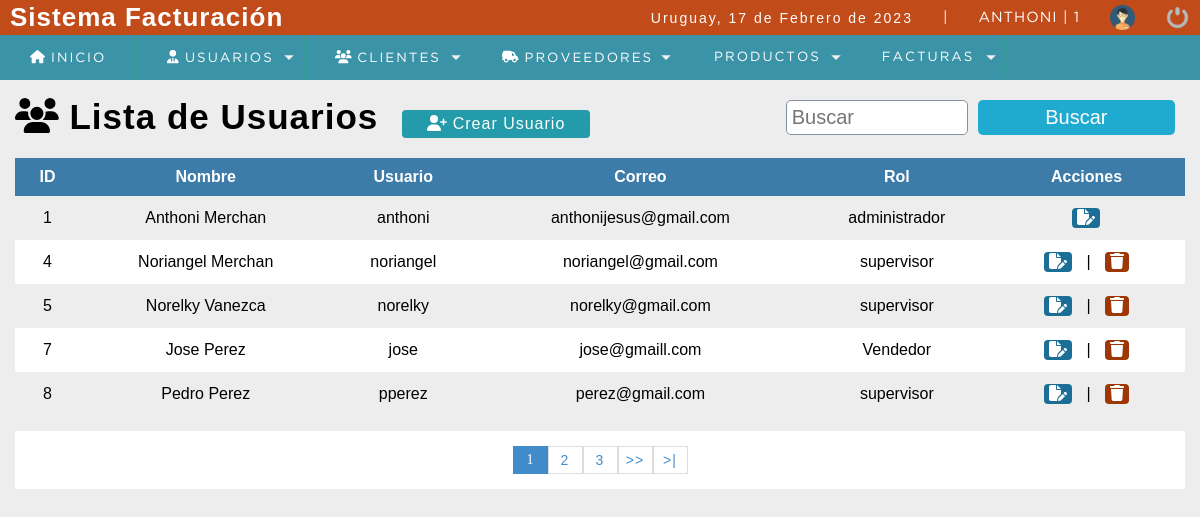
The page /sistema/lista_usuario.php (signed in) on the database its author committed.
### tables this page shows
CREATE TABLE `usuario` (
  `idusuario` int(11) NOT NULL,
  `nombre` varchar(50) DEFAULT NULL,
  `correo` varchar(100) DEFAULT NULL,
  `usuario` varchar(15) DEFAULT NULL,
  `clave` varchar(100) DEFAULT NULL,
  `rol` int(11) DEFAULT NULL,
  `estatus` int(11) NOT NULL DEFAULT 1
);

CREATE TABLE `rol` (
  `idrol` int(11) NOT NULL,
  `rol` varchar(20) DEFAULT NULL
);

### sistema/includes/functions.php (called while the page is built, shortened)
<?php
	function fechaC(){
		$mes = array("","Enero",
					  "Febrero",
					  "Marzo",
					  "Abril",
					  "Mayo",
					  "Junio",
					  "Julio",
					  "Agosto",
					  "Septiembre",
					  "Octubre",
					  "Noviembre",
					  "Diciembre");
		return date('d')." de ". $mes[date('n')] . " de " . date('Y');
	}
 ?>

### sistema/lista_usuario.php (the view, shortened to what this page needs)
<?php
	include "../conexion.php";
 ?>
<!DOCTYPE html>
<html lang="en">
<head>
	<?php include "includes/scripts.php"; ?>
</head>
<body>
	<?php include "includes/header.php"; ?>
	<section id="container">
			<h1><i class="fa-solid fa-users"></i> Lista de Usuarios</h1>
			<a href="registro_usuario.php" class="btn_new"><i class="fa-sharp fa-solid fa-user-plus"></i> Crear Usuario</a>
			<form action="buscar_usuario.php" method="get" class="form_search">
				<input type="text" name="busqueda" id="busqueda" placeholder="Buscar">
				<input type="submit" value="Buscar" class="btn_search">
			</form>
			<table>
				<tr>
					<th>ID</th>
					<th>Nombre</th>
					<th>Usuario</th>
					<th>Correo</th>
					<th>Rol</th>
					<th>Acciones</th>
				</tr>
				<?php
				$sql_register = mysqli_query($conection, "SELECT COUNT(*) as total_registro FROM usuario WHERE estatus = 1");
				$result_register = mysqli_fetch_array($sql_register);
				$total_registro = $result_register['total_registro'];
				$por_pagina = 5;
				if(empty($_GET['pagina']))
				{
					$pagina = 1;
				}else{
					$pagina = $_GET['pagina'];
				}
				$desde = ($pagina -1) * $por_pagina;
				$total_pagina = ceil($total_registro / $por_pagina);
					$query = mysqli_query($conection,"SELECT u.idusuario, u.nombre, u.correo, u.usuario, r.rol FROM usuario u INNER JOIN rol r ON u.rol = r.idrol WHERE estatus =1 ORDER BY u.idusuario LIMIT $desde,$por_pagina");
					$result = mysqli_num_rows($query);
					if($result > 0){
						while ($data = mysqli_fetch_array($query)) {
				?>
				<tr>
					<td><?php echo $data["idusuario"]; ?></td>
					<td><?php echo $data["nombre"]; ?></td>
					<td><?php echo $data["usuario"]; ?></td>
					<td><?php echo $data["correo"]; ?></td>
					<td><?php echo $data["rol"]; ?></td>
					<td>
						<a class="link_edit" href="editar_usuario.php?id=<?php echo $data["idusuario"];?>"><i class="fa-solid fa-file-pen"></i></a>
						<?php
							if($data['idusuario'] != 1){
						 ?>
						|
						<a class="link_delete" href="eliminar_confirmar_usuario.php?id=<?php echo $data["idusuario"];?>"><i class="fa-solid fa-trash"></i></a>
						<?php
							}
						 ?>
					</td>
				</tr>
				<?php
					}
					}
				 ?>
			</table>
			<div class="paginador">
				<ul>
				<?php
					for($i=1; $i <= $total_pagina; $i++){
						if($i == $pagina)
						{
							echo '<li class="pageSelected">'.$i.'</li>';
						}else{
							echo '<li><a href="?pagina='.$i.'">'.$i.'</a></li>';
						}
					}
					if($pagina != $total_pagina)
					{
				 ?>
					<li><a href="?pagina=<?php echo $pagina+1; ?>">>></a></li>
					<li><a href="?pagina=<?php echo $total_pagina; ?>">>|</a></li>
				<?php } ?>
				</ul>
			</div>
	</section>
</body>
</html>

### sistema/includes/scripts.php (shortened to what this page needs)
<link rel="stylesheet" type="text/css" href="css/style.css">
<?php include "functions.php"; ?>

### sistema/includes/header.php (shortened to what this page needs)
<header>
	<div class="header">
		<h1>Sistema Facturación</h1>
		<div class="optionsBar">
			<p>Uruguay, <?php echo fechaC(); ?></p>
			<span>|</span>
			<span class="user"><?php echo $_SESSION['user'].' | '.$_SESSION['rol']; ?></span>
			<img class="photouser" src="img/user.png" alt="Usuario">
			<a href="salir.php"><img class="close" src="img/salir.png" alt="Salir del sistema" title="Salir"></a>
		</div>
	</div>
	<?php include "nav.php"; ?>
</header>

### sistema/includes/nav.php (shortened to what this page needs)
<nav>
	<ul>
		<li><a href="index.php"><i class="fa-sharp fa-solid fa-house"></i> Inicio</a></li>
		<?php
			if($_SESSION['rol'] == 1){
		?>
		<li class="principal">
			<a href="#"><i class="fa-solid fa-user-tie"></i> Usuarios</a>
		</li>
		<?php } ?>
		<li class="principal">
			<a href="#"><i class="fa-solid fa-users"></i> Clientes</a>
		</li>
				<?php
					if($_SESSION['rol'] == 1 || $_SESSION['rol'] == 2){
				?>
		<li class="principal">
			<a href="#"><i class="fa-solid fa-truck-field"></i> Proveedores</a>
		</li>
				<?php } ?>
		<li class="principal">
			<a href="#">Productos</a>
		</li>
		<li class="principal">
			<a href="#">Facturas</a>
		</li>
	</ul>
</nav>

### sistema/css/style.css (style rules this page uses)
* { margin: 0; padding: 0; box-sizing: border-box; }
body { background: #ededed; }
h1, h2, h3, h4, h5, h6 { font-family: 'arial'; font-weight: bold; letter-spacing: 1px; }
h1 { font-size: 26px; }
p { font-family: 'arial'; letter-spacing: 2px; font-size: 14px; line-height: 20px; }
a { text-decoration: none; font-family: arial; letter-spacing: 1px; }
span { font-family: 'GothamBook'; letter-spacing: 1px; font-size: 14px; line-height: 20px; }
header { position: fixed; width: 100%; }
.header { color: #FFF; background: #C24B1A; height: 35px; display: -webkit-flex; display: -moz-flex; display: -ms-flex; display: -o-flex; display: flex; justify-content: space-between; align-items: center; padding: 10px; }
.optionsBar { display: -webkit-flex; display: -moz-flex; display: -ms-flex; display: -o-flex; display: flex; justify-content: center; align-items: center; }
.optionsBar span { color: #FFF; font-size: 11pt; font-family: 'GothamBook'; text-transform: uppercase; margin-left: 30px; }
.photouser { margin-left: 30px; width: 25px; height: 25px; }
.close { width: 25px; height: 25px; }
.optionsBar a { display: -webkit-flex; display: -moz-flex; display: -ms-flex; display: -o-flex; display: flex; margin-left: 30px; }
nav ul { background: #3B93A7; list-style: none; display: -webkit-flex; display: -moz-flex; display: -ms-flex; display: -o-flex; display: flex; justify-content: left; align-items: center; }
nav ul > li a { position: relative; }
nav a { color: #FFF; display: block; font-size: 10pt; font-family: 'GothamBook'; padding: 15px 30px; text-transform: uppercase; letter-spacing: 2px; transition: background .5s; border-right: 1px solid #319B8F; }
nav .principal > a { background: url(../images/arrow_bottom.png) no-repeat; background-position-x: 0%; background-position-y: 0%; background-size: auto auto; background-position: 94% center; background-size: 10px; }
#container { padding: 90px 15px 15px; }
form { background: #FFF; margin: auto; padding: 20px 50px; border: 10 px solid #d1d1d1; border-radius: 5px; }
input,select { display: block; width: 100%; font-size: 15pt; padding: 5px; border: 1px solid #85929e; border-radius: 5px; }
#container h1 { font-size: 35px; display: inline-block; }
.btn_new { display: inline-block; background: #239baa; color: #FFF; padding: 5px 25px; border-radius: 4px; margin: 20px; }
table { border-collapse: collapse; font-size: 12pt; font-family: 'Arial'; width: 100% }
table th { text-align: left; padding: 10px; background: #3d7ba8; color: #FFF; text-align: center; }
table tr:nth-child(odd) { background: #FFF; }
table td { padding: 2px; text-align: center; }
.link_edit { background: #1B6E95; color: #FFF; padding: 1px 5px; border-radius: 4px; margin: 10px; display: inline-block; }
.link_delete { background: #9D3806; color: #FFF; padding: 1px 5px; border-radius: 4px; margin: 10px; display: inline-block; }
.paginador ul { padding: 15px; list-style: none; background: #FFF; margin-top: 15px; display: -webkit-flex; display: -moz-flex; display: -ms-flex; display: -o-flex; display: flex; justify-content: center; }
.paginador a, .pageSelected { color: #428bca; border: 1px solid #ddd; padding: 5px; display: inline-block; font-size: 14px; text-align: center; width: 35px; }
.pageSelected { color: #FFF; background: #428bca; border: 1px solid #428bca; }
.form_search { display: -webkit-flex; display: -moz-flex; display: -ms-flex; display: -o-flex; display: flex; float: right; background: initial; padding: 10px; border-radius: 10px; }
.form_search .btn_search { background: #1faacf; color: #FFF; padding: 0 20px; border: 0; cursor: pointer; margin-left: 10px; }

### rows shown on the page
usuario: idusuario "1", nombre "Anthoni Merchan", usuario "anthoni", correo "anthonijesus@gmail.com", rol.rol "administrador"
usuario: idusuario "4", nombre "Noriangel Merchan", usuario "noriangel", correo "noriangel@gmail.com", rol.rol "supervisor"
usuario: idusuario "5", nombre "Norelky Vanezca", usuario "norelky", correo "norelky@gmail.com", rol.rol "supervisor"
usuario: idusuario "7", nombre "Jose Perez", usuario "jose", correo "jose@gmaill.com", rol.rol "Vendedor"
usuario: idusuario "8", nombre "Pedro Perez", usuario "pperez", correo "perez@gmail.com", rol.rol "supervisor"

### other values the page prints
fechaC() "17 de Febrero de 2023"
$_SESSION['user'] "ANTHONI"
$_SESSION['rol'] "1"
